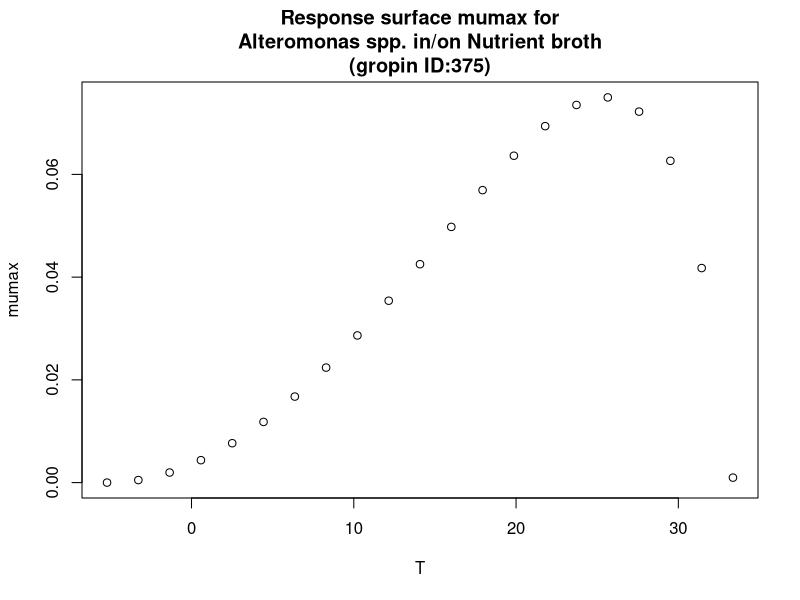

R code for this plot:
#############################
# start of Parameter script
#############################
T <- seq(-5.2052,33.3666333666334,length.out=21)
#############################
# end of Parameter script
#############################
############################# 
# start of Model script Gropin ID 375 
#############################
 
# constant coefficients for this model
 
variables <- data.frame(T)
argumentsPar <- expand.grid(variables)
 
# heart of the model
response_surface <- function(T) {
   mumax <-(7.5*(10^-2)*(T-33.4)*((T+5.2)^2))/((25.5+5.2)*((25.5+5.2)*(T-25.5)-(25.5-33.4)*(25.5-5.2-2*T)))

return(mumax=mumax)
} 

# output parameters
responseSurface <- cbind(argumentsPar,response_surface(argumentsPar['T']))
colnames(responseSurface) <- c(colnames(argumentsPar),'mumax')
#############################
# End of Model script
#############################
############################# 
# start of Visualisation script Gropin ID 375 
#############################
plot(T,responseSurface$'mumax',xlab='T',
                          ylab='mumax',main='Response surface mumax for
Alteromonas spp. in/on Nutrient broth
(gropin ID:375)')
#############################
# End of Visualisation script
#############################
